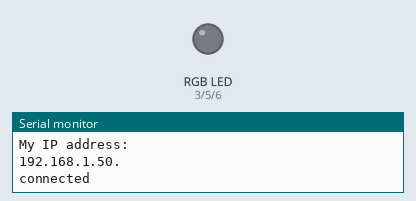
The sketch below on a simulated Arduino Uno, built with avr-gcc and run on an emulated ATmega328P. Shown: an RGB LED mixed from three pins (HIGH = lit), the last lines printed to the serial monitor. Dim RGB values are drawn brighter than linear; WiFi joins after 1.5 s; servers stay silent unless stated; uploads are accepted with an empty reply.

Above: at 2.75 s.
At 10.05 s:
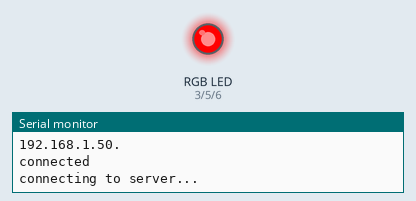
At 12.9 s:
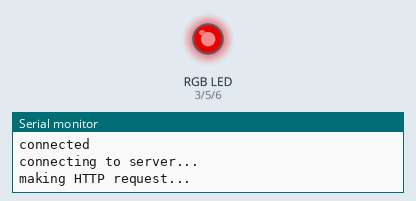
Timing chart, 0 to 16.0 s (numbered marks = the images above):
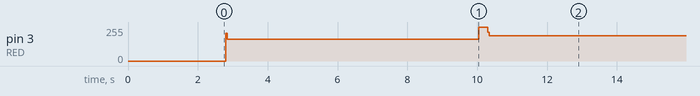

The sketch:

MWRC_ethernet_code.ino
```cpp
// (licence header left out)
#include <SPI.h>
#include <Ethernet.h>

// Enter a MAC address for your controller below.
// Newer Ethernet shields have a MAC address printed on a sticker on the shield
byte mac[] = {  0x90, 0xA2, 0xDA, 0x00, 0x8D, 0x5A };

// Initialize the Ethernet client library
// with the IP address and port of the server
// that you want to connect to
EthernetClient client;

IPAddress server(192,168,2,1); // local machine
//char server[] = "mwrc-ci.heroku.com"; // remote machine
int port = 4567;

const int requestInterval = 10000;  // delay between requests 10 seconds
boolean requested;                  // whether you've made a request since connecting
long lastAttemptTime = 0;           // last time you connected to the server, in milliseconds
String currentLine = "";            // string to hold the text from server, line by line
String color = "";                  // string to hold the color as it's being received
String currentColor = "red";           // string to hold the finished color
boolean readingColor = false;       // if you're currently reading the color

// The pins for PWM color
#define RED   3
#define GREEN 5
#define BLUE  6


/*
  The setup() function is one of the two required functions for Arduino.
  setup() runs only once and runs before loop()
  This is where you want to do your initial setup.
*/
void setup() {
  // start the serial library:
  Serial.begin(9600);
  // start the Ethernet connection:
  if (Ethernet.begin(mac) == 0) {
    Serial.println("Failed to configure Ethernet using DHCP");
    // no point in carrying on, so do nothing forevermore:
    for(;;)
      ;
  }

  pinMode(RED,   OUTPUT);
  pinMode(GREEN, OUTPUT);
  pinMode(BLUE,  OUTPUT);

  // give the Ethernet shield a second to initialize:
  delay(1000);
  Serial.println("connecting...");

  printIpAddress();

  // if you get a connection, report back via serial:
  if (client.connect(server, port)) {
    Serial.println("connected");
    client.println("GET / HTTP/1.0");
    client.println();

  }
  else {
    // kf you didn't get a connection to the server:
    Serial.println("connection failed");
    for(;;)
      ;
  }
}

void loop() {
  getColorFromServer();

  lightsOff();
  lightOn(pickLight(currentColor));
}

void connectToServer() {
  // attempt to connect, and wait a millisecond:
  Serial.println("connecting to server...");
  if (client.connect(server, port)) {
    Serial.println("making HTTP request...");

    // make HTTP GET request to the server:
    client.println("GET / HTTP/1.1");
    client.println("HOST: mwrc-ci.heroku.com");
    client.println();
  }
  // note the time of this connect attempt:
  lastAttemptTime = millis();
}

void getColorFromServer(){
   if (client.connected()) {
    if (client.available()) {
      // read incoming bytes:
      char inChar = client.read();

      // add incoming byte to end of line:
      currentLine += inChar;

      // if you get a newline, clear the line:
      if (inChar == '\n') {
        currentLine = "";
      }
      // we're looking for a line that begins with "color:"
      if ( currentLine.startsWith("<color>")) {
        readingColor = true;
        color += inChar;
      }
      if (currentLine.endsWith("</color>")) {
        readingColor = false;
        currentColor = color.substring(color.indexOf('>') + 1, color.indexOf('<'));
        //String color2 = color.substring(color.indexOf('>') + 1, color.indexOf('<'));
        //Serial.print("color: ");
        //Serial.println(color);
        Serial.print("currentColor: ");
        Serial.println(currentColor);
        // close the connection to the server:
        client.stop();
        color = "";
        currentLine = "";
      }
    }
  }
  else if (millis() - lastAttemptTime > requestInterval) {
    // if you're not connected, and 10 seconds have passed since
    // your last connection, then attempt to connect again:
    connectToServer();
  }

}

void printIpAddress() {
  Serial.println("My IP address: ");
  for (byte thisByte = 0; thisByte < 4; thisByte++) {
    // print the value of each byte of the IP address:
    Serial.print(Ethernet.localIP()[thisByte], DEC);
    Serial.print(".");
  }
  Serial.println();
}

void blinkLight(int light) {

}

int pickLight(String lightName) {
  int result = RED;
  if (lightName.equals("blue")) {
    result = BLUE;
  }
  else {
      if (lightName.equals("green")) {
        result = GREEN;
      }
      else {
          if (lightName.equals("red")) {
            result = RED;
          }
          else {
            result = RED;
          }
      }
  }

  return result;
}

void lightOn(int light) {
  digitalWrite(light, HIGH);
}

void lightsOn() {
 digitalWrite(RED,   HIGH);
 digitalWrite(GREEN, HIGH);
 digitalWrite(BLUE,  HIGH);
}

void lightOff(int light) {
  digitalWrite(light, LOW);
}

void lightsOff() {
 digitalWrite(RED,   LOW);
 digitalWrite(GREEN, LOW);
 digitalWrite(BLUE,  LOW);
}
```
